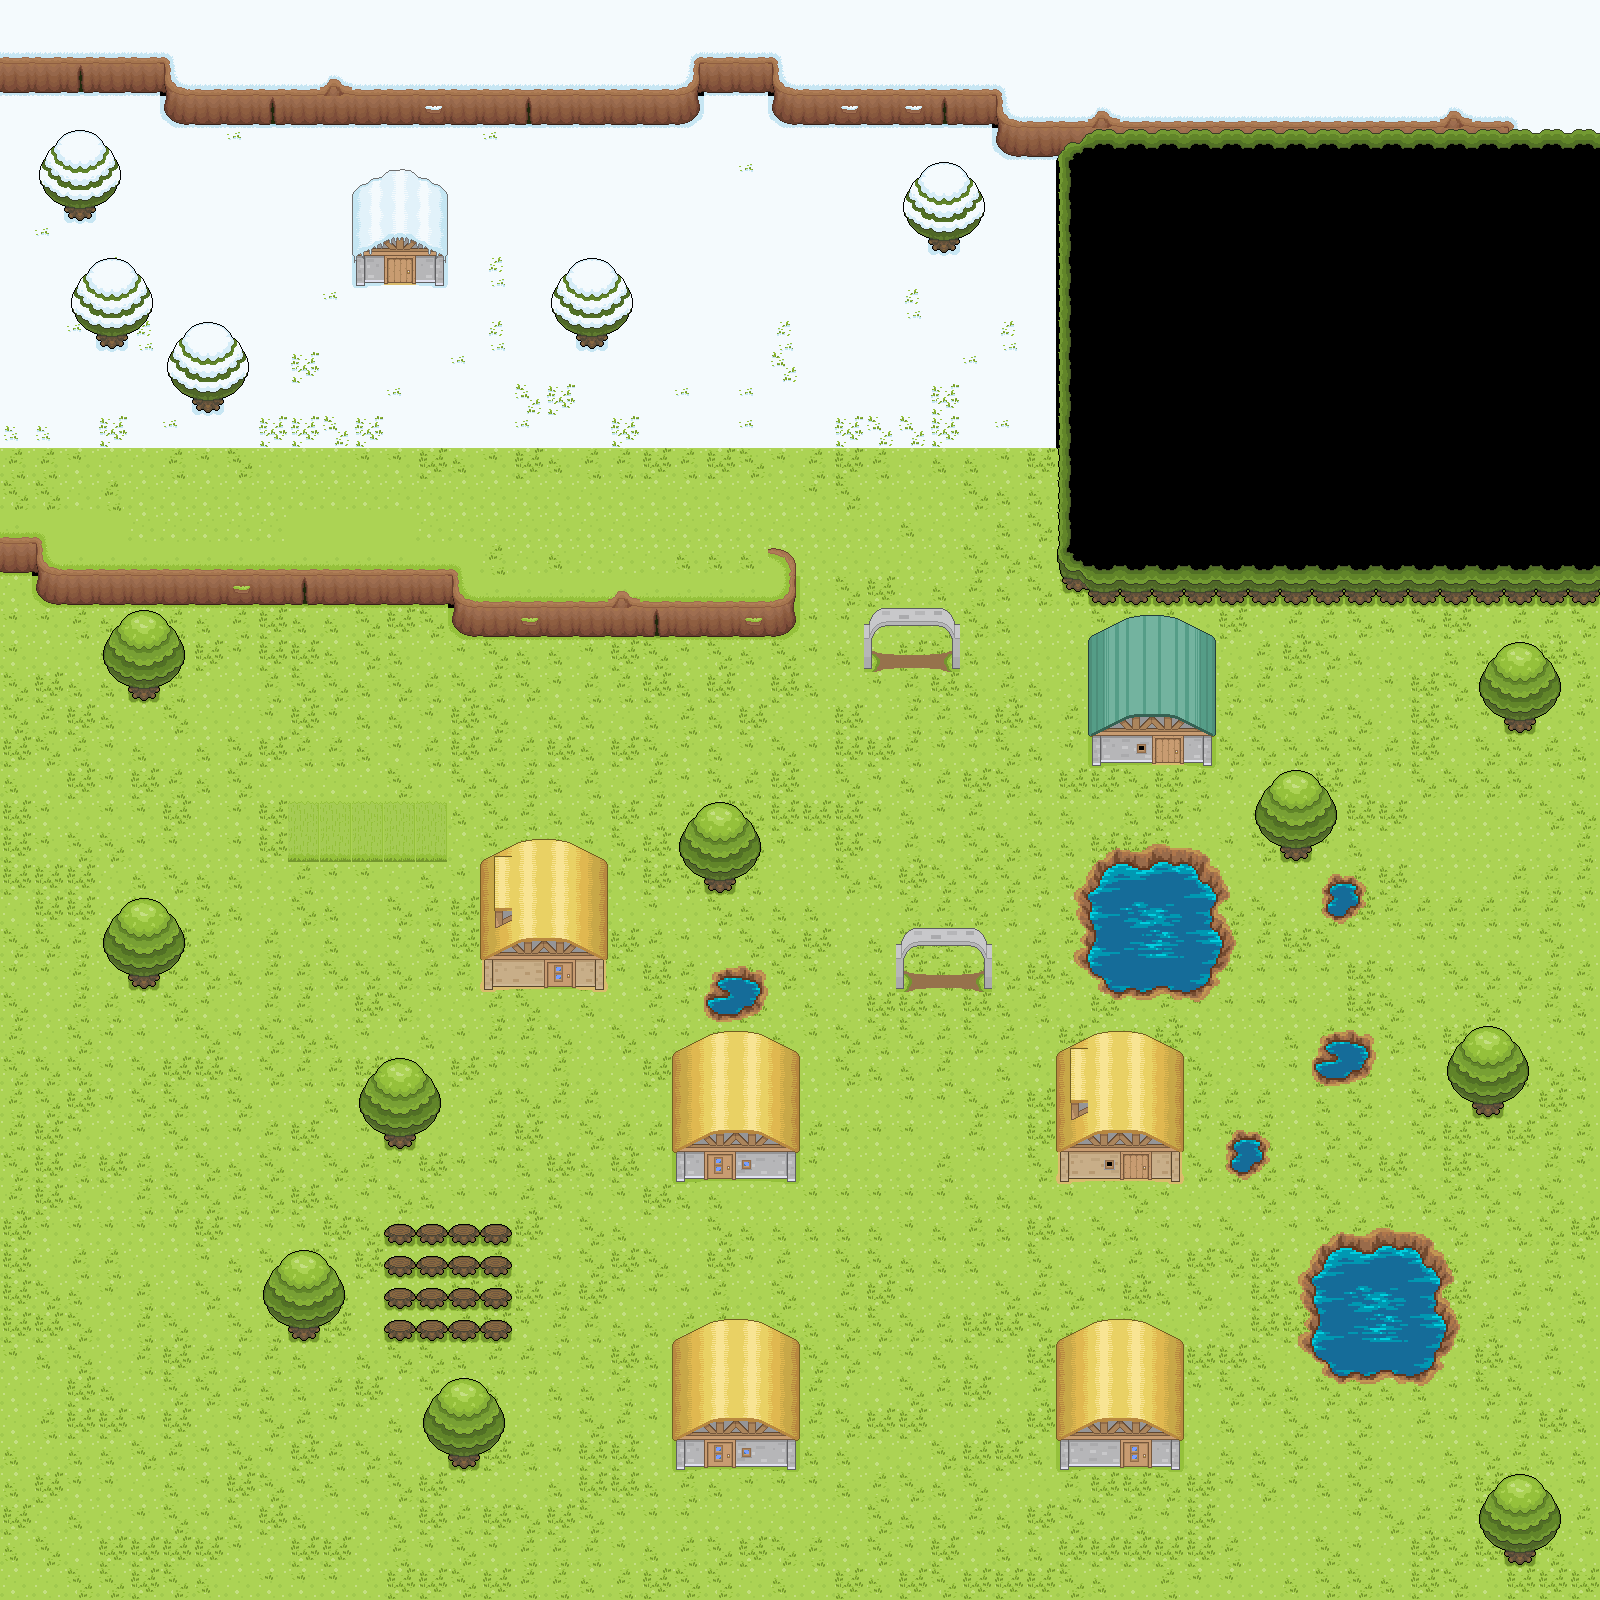

The image is a tile-based game level rendered from a .tmx file. Its description and source (layers, tilesets, objects; grid data summarised) follow:
An orthogonal 50x50 tile map with 32x32 px tiles, 5 tile layers (under0, under1, sprites, midheight, ...), 4 tilesets and 54 objects (43x wall, 3x entrance, 3x npc, 3x trigger, 2x enemy).

<map version="1.0" tiledversion="1.1.4" orientation="orthogonal" renderorder="right-down" width="50" height="50" tilewidth="32" tileheight="32" infinite="0" nextobjectid="71">
 <properties>
  <property name="background_music" value="Legend_of_Zelda_The_First_Look_at_Gold_OC_ReMix" />
 </properties>
 <tileset firstgid="1" name="Revolution_Grasslands" tilewidth="32" tileheight="32" tilecount="190" columns="10">
  <image source="revolution_grasslands.png" trans="a349a4" width="320" height="608" />
  <tile id="5">
   <properties>
    <property name="ranomd" value="tile" />
   </properties>
  </tile>
 </tileset>
 <tileset firstgid="191" name="revolution_snow" tilewidth="32" tileheight="32" tilecount="154" columns="11">
  <image source="revolution_snow.png" trans="a349a4" width="352" height="448" />
 </tileset>
 <tileset firstgid="345" name="revolution_town" tilewidth="32" tileheight="32" tilecount="275" columns="11">
  <image source="revolution_town.png" trans="a349a4" width="352" height="831" />
 </tileset>
 <tileset firstgid="620" source="water.tsx" />
 <layer name="under0" width="50" height="50">
  <data>[2500 cells, 2498 non-empty, 38 distinct tile ids]</data>
 </layer>
 <layer name="under1" width="50" height="50">
  <data>[2500 cells, 200 non-empty, 68 distinct tile ids]</data>
 </layer>
 <layer name="sprites" width="50" height="50">
  <data>[2500 cells, 10 non-empty, 4 distinct tile ids]</data>
 </layer>
 <layer name="midheight" width="50" height="50">
  <data>[2500 cells, 16 non-empty, 1 distinct tile ids]</data>
 </layer>
 <layer name="over0" width="50" height="50">
  <data>[2500 cells, 250 non-empty, 79 distinct tile ids]</data>
 </layer>
 <objectgroup name="walls">
  <object id="1" type="wall" x="1056" y="128" width="544" height="480" />
  <object id="2" type="wall" x="32" y="576" width="416" height="32" />
  <object id="3" type="wall" x="448" y="608" width="352" height="32" />
  <object id="4" type="wall" x="768" y="544" />
  <object id="5" type="wall" x="768" y="544" width="32" height="64" />
  <object id="6" type="wall" x="0" y="544" width="32" height="32" />
  <object id="7" type="wall" x="0" y="64" width="992" height="32" />
  <object id="8" type="wall" x="160" y="96" width="544" height="32" />
  <object id="9" type="wall" x="768" y="96" width="224" height="32" />
  <object id="10" type="wall" x="992" y="96" width="64" height="64" />
  <object id="11" type="wall" x="672" y="1088" width="128" height="96" />
  <object id="12" type="wall" x="1056" y="1088" width="128" height="96" />
  <object id="13" type="wall" x="1088" y="672" width="128" height="96" />
  <object id="14" type="wall" x="672" y="1376" width="128" height="96" />
  <object id="15" type="wall" x="1056" y="1376" width="128" height="96" />
  <object id="16" type="wall" x="480" y="896" width="128" height="96" />
  <object id="17" type="wall" x="128" y="672" width="32" height="32" />
  <object id="18" type="wall" x="128" y="960" width="32" height="32" />
  <object id="19" type="wall" x="384" y="1120" width="32" height="32" />
  <object id="20" type="wall" x="288" y="1312" width="32" height="32" />
  <object id="21" type="wall" x="448" y="1440" width="32" height="32" />
  <object id="22" type="wall" x="704" y="864" width="32" height="32" />
  <object id="23" type="wall" x="1280" y="832" width="32" height="32" />
  <object id="24" type="wall" x="1472" y="1088" width="32" height="32" />
  <object id="25" type="wall" x="1504" y="1536" width="32" height="32" />
  <object id="26" type="wall" x="1504" y="704" width="32" height="32" />
  <object id="27" type="wall" x="896" y="960">
   <polyline points="0,0 0,32" />
  </object>
  <object id="28" type="wall" x="992" y="960">
   <polyline points="0,0 0,32" />
  </object>
  <object id="29" type="wall" x="864" y="640">
   <polyline points="0,0 0,32" />
  </object>
  <object id="30" type="wall" x="960" y="640">
   <polyline points="0,0 0,32" />
  </object>
  <object id="31" type="wall" x="64" y="192" width="32" height="32" />
  <object id="32" type="wall" x="96" y="320" width="32" height="32" />
  <object id="33" type="wall" x="192" y="384" width="32" height="32" />
  <object id="34" type="wall" x="352" y="224" width="96" height="64" />
  <object id="35" type="wall" x="576" y="320" width="32" height="32" />
  <object id="36" type="wall" x="928" y="224" width="32" height="32" />
  <object id="37" type="wall" x="1088" y="864" width="128" height="128" />
  <object id="38" type="wall" x="704" y="960" width="64" height="64" />
  <object id="39" type="wall" x="1216" y="1120" width="64" height="64" />
  <object id="40" type="wall" x="1312" y="1024" width="64" height="64" />
  <object id="41" type="wall" x="1312" y="864" width="64" height="64" />
  <object id="45" type="wall" x="1312" y="1248" width="128" height="128" />
  <object id="53" type="wall" x="384" y="1216" width="128" height="128" />
 </objectgroup>
 <objectgroup name="triggers">
  <object id="50" name="player_start" type="entrance" x="1376" y="1152" width="32" height="32" />
  <object id="51" name="lady" type="npc" x="832" y="1120" width="32" height="32">
   <properties>
    <property name="on_interact" value="dialogue" />
    <property name="target_x" type="int" value="39" />
    <property name="target_y" type="int" value="44" />
   </properties>
  </object>
  <object id="55" name="door4" type="trigger" x="704" y="1152" width="32" height="32">
   <properties>
    <property name="entrance_name" value="in" />
    <property name="map_name" value="house4" />
    <property name="on_interact" value="load_map" />
   </properties>
  </object>
  <object id="57" name="door5" type="trigger" x="1120" y="1152" width="32" height="32">
   <properties>
    <property name="message_text" value="This door is just painted on." />
    <property name="on_interact" value="message" />
   </properties>
  </object>
  <object id="61" name="door4_out" type="entrance" x="704" y="1184" width="32" height="32" />
  <object id="63" name="enemy1" type="enemy" x="512" y="704" width="32" height="32">
   <properties>
    <property name="target_x" type="int" value="33" />
    <property name="target_y" type="int" value="22" />
   </properties>
  </object>
  <object id="64" name="enemy1" type="enemy" x="608" y="960" width="32" height="32">
   <properties>
    <property name="target_x" type="int" value="8" />
    <property name="target_y" type="int" value="47" />
   </properties>
  </object>
  <object id="67" name="door1" type="trigger" x="384" y="256" width="32" height="32">
   <properties>
    <property name="condition" value="&quot;key-door1&quot; in self._engine.hero.inventory" />
    <property name="entrance_name" value="in" />
    <property name="error_text" value="It's locked." />
    <property name="map_name" value="house1" />
    <property name="on_interact" value="load_map" />
   </properties>
  </object>
  <object id="68" name="door1_out" type="entrance" x="384" y="288" width="32" height="32" />
  <object id="69" name="ninja" type="npc" x="384" y="1024" width="32" height="32">
   <properties>
    <property name="on_interact" value="dialogue" />
    <property name="target_x" type="int" value="37" />
    <property name="target_y" type="int" value="32" />
   </properties>
  </object>
  <object id="70" name="blue" type="npc" x="1248" y="1216" width="32" height="32">
   <properties>
    <property name="on_interact" value="dialogue" />
    <property name="target_x" type="int" value="39" />
    <property name="target_y" type="int" value="32" />
   </properties>
  </object>
 </objectgroup>
</map>
